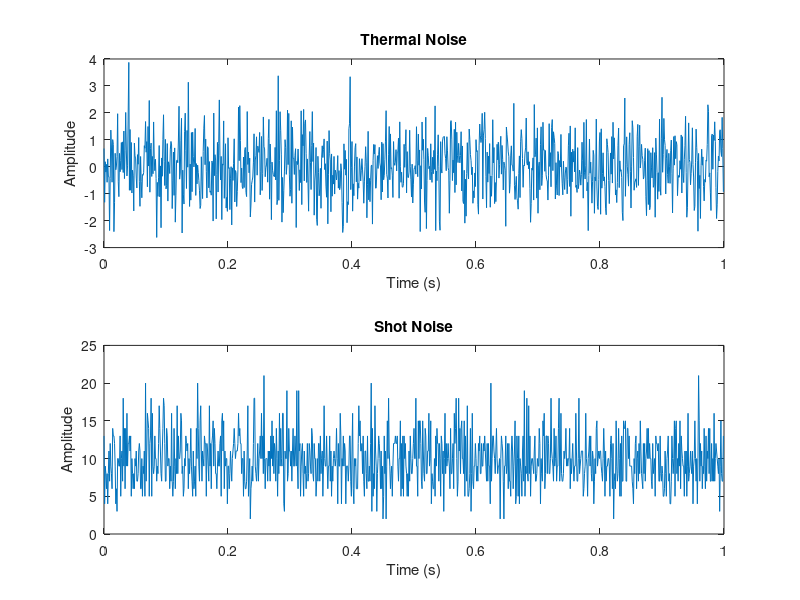

Recreate this plot in MATLAB. (Note: this script raises an error after producing the figure.)
% Experiment No: 2
% Generate thermal noise and shot noise and plot the signals in time domain 

% Define parameters 
Fs = 1000; % Sampling frequency (Hz) 
T = 1; % Duration of the signal (seconds) 
 
% Time vector 
t = 0:1/Fs:T-1/Fs; 

% Generate thermal noise 
thermalNoise = randn(size(t)); 
 
% Generate shot noise 
lambda = 10; % Poisson parameter 
shotNoise = poissrnd(lambda, size(t)); 
 
% Plotting 
subplot(2, 1, 1); 
plot(t, thermalNoise); 
title('Thermal Noise'); 
xlabel('Time (s)'); 
ylabel('Amplitude'); 

subplot(2, 1, 2); 
plot(t, shotNoise); 
title('Shot Noise'); 
xlabel('Time (s)'); 
ylabel('Amplitude'); 
 
% Adjust subplot spacing 
sgtitle('Thermal Noise and Shot Noise'); 
